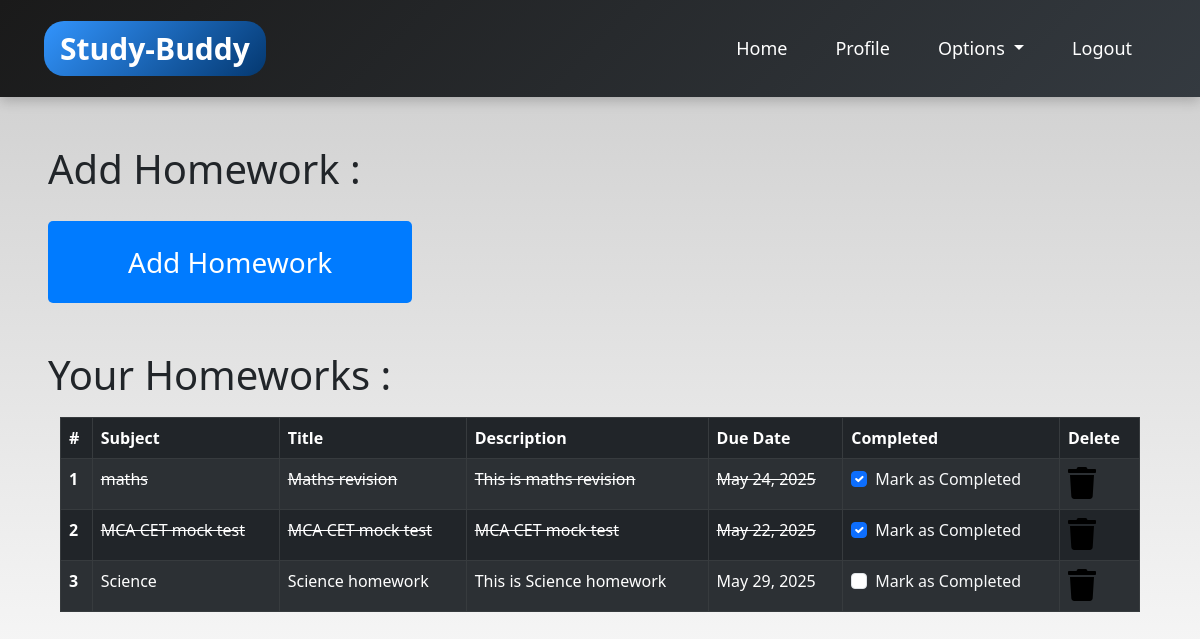
Screenshot of /homework/ (signed in) with the database file from the repository.
### dashboard/models.py (models this page shows, shortened)
class Homework(models.Model):
    user = models.ForeignKey(User, on_delete=models.CASCADE)
    subject = models.CharField(max_length=100)
    title = models.CharField(max_length=200)
    description = models.TextField()
    due_date = models.DateField()
    is_finished = models.BooleanField(default=False)

### dashboard/views.py (the view, shortened to what this page needs)
# urls.py: path('homework/', views.addHomework, name="homework"),
def addHomework(request):
    allHomeworks = Homework.objects.filter(user = request.user)
    context = {"homeworks" : allHomeworks}
    return render(request, "dashboard/homework.html", context)

### dashboard/templates/dashboard/homework.html (shortened to what this page needs)
{% extends "dashboard/base.html" %}
{% block content %}
{% load static %}
<div id="contentWrapper" class="px-5 mt-5">
    <h1>Add Homework : </h1>
    <button class="create-btn" onclick="openModal()">Add Homework</button>
</div>
<div id="contentWrapper" class="px-5 mt-5">
    <h1>Your Homeworks : </h1>
    <div class="notes-container">
        {% if homeworks %}
                <div class="container">
                    <table class="table table-striped table-bordered table-hover table-dark">
                        <thead>
                            <tr>
                                <th scope="col">#</th>
                                <th scope="col">Subject</th>
                                <th scope="col">Title</th>
                                <th scope="col">Description</th>
                                <th scope="col">Due Date</th>
                                <th scope="col">Completed</th>
                                <th scope="col">Delete</th>
                            </tr>
                        </thead>
                        <tbody>
                            {% for homework in homeworks %}
                                <tr>
                                    {% if homework.is_finished == False %}
                                    <th scope="row">{{forloop.counter}}</th>
                                    <td>{{homework.subject}}</td>
                                    <td>{{homework.title}}</td>
                                    <td>{{homework.description}}</td>
                                    <td>{{homework.due_date}}</td>
                                    {% else %}
                                    <th scope="row">{{forloop.counter}}</th>
                                    <td><strike>{{homework.subject}}</strike></td>
                                    <td><strike>{{homework.title}}</strike></td>
                                    <td><strike>{{homework.description}}</strike></td>
                                    <td><strike>{{homework.due_date}}</strike></td>
                                    {% endif %}
                                    <td>
                                        <a href={% url "update_homework" homework.id %}>
                                            <div class="form-check">
                                            {% if homework.is_finished == True %}
                                                <input class="form-check-input" type="checkbox" value="" checked id="1">
                                            {% else %}
                                                <input class="form-check-input" type="checkbox" value="" id="1">
                                            {% endif %}
                                                    <label class="form-check-label text-light" for="flexCheckDefault">
                                                        Mark as Completed
                                                    </label>
                                                </div>
                                            </a>
                                    </td>
                                    <td><a href={% url "delete_homework" homework.id %}><i class="fa fa-trash fa-2x"></i></a></td>
                                </tr>
                            {% endfor %}
                        </tbody>
                    </table>
                </div>
        {% else %}
            <h4>All homeworks are completed!! Create to have more!!</h4>
        {% endif %}
    </div>
</div>
{% endblock content %}

### dashboard/templates/dashboard/base.html (shortened to what this page needs)
<!DOCTYPE html>
{% load static %}
<html lang="en">
  <head>
    <link
      rel="stylesheet"
      href="https://cdn.jsdelivr.net/npm/bootstrap@5.3.0/dist/css/bootstrap.min.css"
    />
    <link
      rel="stylesheet"
      href="https://cdn.jsdelivr.net/npm/bootstrap-icons@1.10.5/font/bootstrap-icons.css"
    />
    <link
      rel="stylesheet"
      href="https://use.fontawesome.com/releases/v5.7.2/css/all.css"
    />
    <link rel="stylesheet" href="{% static 'css/base.css' %}" />
    <link rel="stylesheet" href="{% static 'css/main.css' %}" />
  </head>
  <body>
    <header>
      <nav class="navbar navbar-expand-lg navbar-dark">
        <div class="container-fluid">
          <a href="/home" class="navbar-brand">
            <button>Study-Buddy</button>
          </a>
          <div class="collapse navbar-collapse justify-content-end" id="navbarSupportedContent">
            <ul class="navbar-nav text-center">
              <li class="nav-item">
                <a class="nav-link active mx-3" aria-current="page" href="/home">Home</a>
              </li>
              <li class="nav-item mx-3">
                <a class="nav-link" href="/profile">Profile</a>
              </li>
              <li class="nav-item dropdown mx-3">
                <a
                  class="nav-link dropdown-toggle"
                  href="#"
                  id="navbarDropdown"
                  role="button"
                  data-bs-toggle="dropdown"
                  aria-expanded="false"
                >
                  Options
                </a>
              </li>
              <li class="nav-item mx-3">
                <a class="nav-link" href="/logout">Logout</a>
              </li>
            </ul>
          </div>
        </div>
      </nav>
    </header>
    {% block content %} {% endblock content %}
  </body>
</html>

### dashboard/static/css/base.css (style rules this page uses)
nav button { border: none; background-color: black; color: white; font-size: 35px; font-weight: 700; }

### dashboard/static/css/main.css (style rules this page uses)
html { scroll-behavior: smooth; height: 100%; width: 100%; }
.navbar { background-color: rgb(0, 0, 0) !important; }
a { text-decoration: none !important; color: black; }
html, body { max-width: 100%; overflow-x: hidden; height: 100%; width: 100%; }
body { background: linear-gradient(rgba(0, 0, 0, 0.2), rgba(255, 255, 255, 0.5)); overflow-x: hidden; background-repeat: no-repeat; }
.fa { color: black; }

### dashboard/templates/dashboard/base.html (style rules this page uses)
.navbar { background: linear-gradient(135deg, #1a1a1a, #343a40); box-shadow: 0 4px 12px rgba(0, 0, 0, 0.2); padding: 1rem 2rem; }
.navbar-brand button { background: linear-gradient(135deg,rgb(50, 148, 253),rgb(4, 56, 112)); border: none; padding: 5px 16px; font-size: 30px; border-radius: 20px; color: white; font-weight: 600; transition: background 0.3s ease; }
.nav-link { color: #ffffff !important; font-weight: 500; transition: color 0.3s ease; font-size: 18px; }

### dashboard/templates/dashboard/homework.html (style rules this page uses)
.create-btn { background: #007bff; color: white; font-size: 28px; padding: 20px 80px; border: none; border-radius: 5px; cursor: pointer; margin-top: 20px; }
.notes-container { width: 100%; padding: 10px 00px; }

### rows the page displays
Homework: subject "maths", title "Maths revision", description "This is maths revision", due_date "May 24, 2025"
Homework: subject "MCA CET mock test", title "MCA CET mock test", description "MCA CET mock test", due_date "May 22, 2025"
Homework: subject "Science", title "Science homework", description "This is Science homework", due_date "May 29, 2025"
